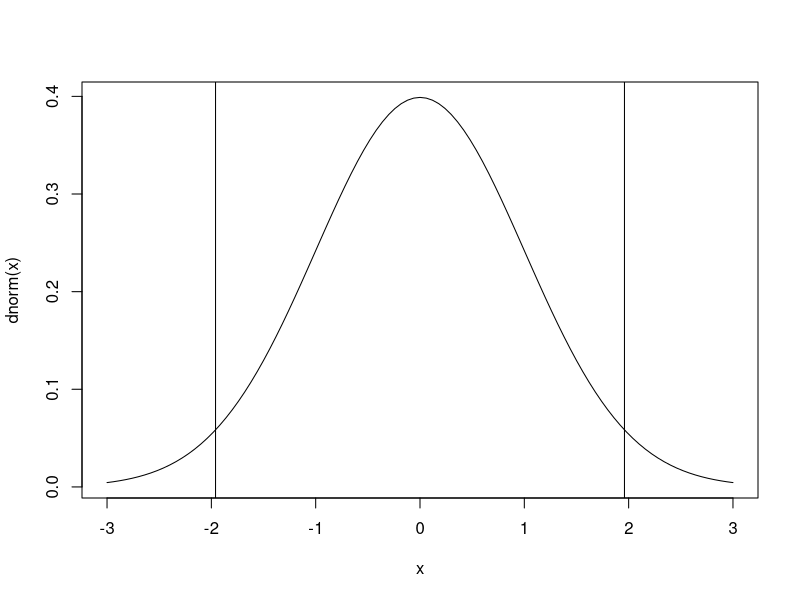

The R source for this figure:
## ---- chunk 1
心理学テスト <- c(13,14,7,12,10,6,8,15,4,14,9,6,10,12,5,12,8,8,12,15)
Z統計量 <- (mean(心理学テスト)-12) / sqrt(10/length(心理学テスト))
Z統計量
## ---- chunk 2
qnorm(0.025)
qnorm(0.025,lower.tail=FALSE)
## ---- chunk 3
curve(dnorm(x),-3,3)
abline(v=qnorm(0.025))
abline(v=qnorm(0.975))
## ---- chunk 4
2*pnorm(2.828427,lower.tail=FALSE)
## ---- chunk 5
t統計量 <- (mean(心理学テスト)-12) / sqrt(var(心理学テスト)/length(心理学テスト))
t統計量
## ---- chunk 6
2*pt(2.616648,19,lower.tail=FALSE)
## ---- chunk 7
t.test(心理学テスト,mu=12)
## ---- chunk 8

統計テスト1 <- c(6,10,6,10,5,3,5,9,3,3,11,6,11,9,7,5,8,7,7,9)
統計テスト2 <- c(10,13,8,15,8,6,9,10,7,3,18,14,18,11,12,5,7,12,7,7)
## ---- chunk 9
標本相関 <- cor(統計テスト1, 統計テスト2)
サンプルサイズ <- length(統計テスト1)
t統計量 <- 標本相関*sqrt(サンプルサイズ-2) / sqrt(1-標本相関^2)
t統計量
## ---- chunk 10
2*pt(4.805707,18,lower.tail=FALSE)
## ---- chunk 11
数学 <- c("嫌い","嫌い","好き","好き","嫌い","嫌い","嫌い","嫌い","嫌い","好き","好き","嫌い","好き","嫌い","嫌い","好き","嫌い","嫌い","嫌い","嫌い")
統計 <- c("好き","好き","好き","好き","嫌い","嫌い","嫌い","嫌い","嫌い","嫌い","好き","好き","好き","嫌い","好き","嫌い","嫌い","嫌い","嫌い","嫌い")
table(数学,統計)
## ---- chunk 12
期待度数 <- c(12*14/20, 12*6/20, 8*14/20, 8*6/20)
観測度数 <- c(10,2,4,4)
カイ二乗 <- sum((観測度数-期待度数)^2/期待度数)
カイ二乗
## ---- chunk 13
pchisq(2.539683,1,lower.tail=FALSE)
## ---- chunk 14
履修A <- matrix(c(16,12,4,8),2,2,
                dimnames=list(c("文系","理系"),c("履修した", "履修しない")))
履修A
## ---- chunk 15
chisq.test(履修A,correct=FALSE)
## ---- chunk 16
履修B <- 履修A * 10
履修B
chisq.test(履修B,correct=FALSE)
